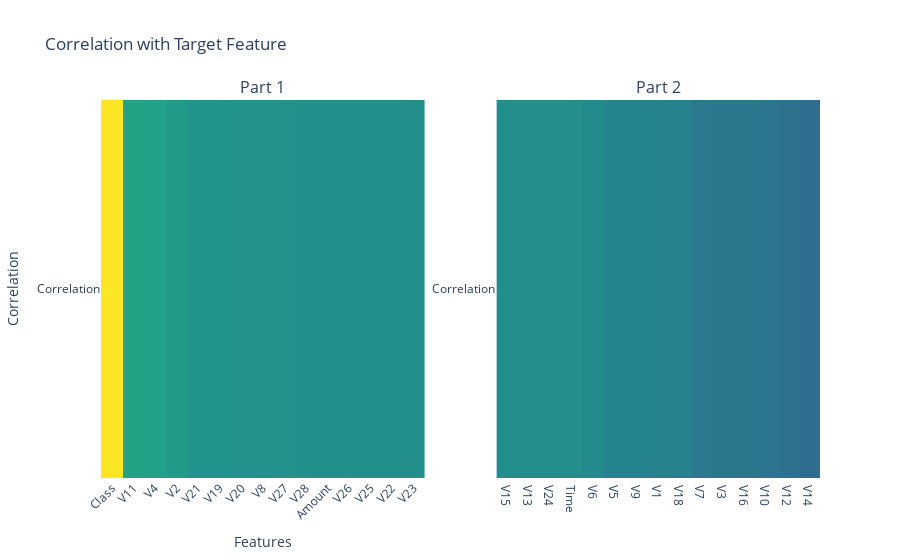

Write notebook code for a chart like this one.
### Code cell
import plotly.graph_objects as go
from plotly.subplots import make_subplots

# Calculate the correlation with the 'Class' column
corr = data.corrwith(data['Class']).sort_values(ascending=False).to_frame()
corr.columns = ['Correlation']

# Split the correlation DataFrame into two parts for visualization
corr_part1 = corr.iloc[:15, :]
corr_part2 = corr.iloc[15:30, :]

# Create subplots
fig = make_subplots(rows=1, cols=2, subplot_titles=("Part 1", "Part 2"),
                    specs=[[{"type": "heatmap"}, {"type": "heatmap"}]])

# Add heatmaps to the subplots
heatmap_part1 = go.Heatmap(
    z=corr_part1.T.values,  # Transpose for correct orientation
    x=corr_part1.index,
    y=corr_part1.columns,
    colorscale='Viridis',  # You can use any colorscale you prefer
    colorbar=dict(title='Correlation'),
    zmin=-1,
    zmax=1,
    showscale=False  # Hide colorbar for individual heatmaps, controlled globally
)

heatmap_part2 = go.Heatmap(
    z=corr_part2.T.values,  # Transpose for correct orientation
    x=corr_part2.index,
    y=corr_part2.columns,
    colorscale='Viridis',  # You can use any colorscale you prefer
    colorbar=dict(title='Correlation'),
    zmin=-1,
    zmax=1,
    showscale=False  # Hide colorbar for individual heatmaps, controlled globally
)

fig.add_trace(heatmap_part1, row=1, col=1)
fig.add_trace(heatmap_part2, row=1, col=2)

# Update layout
fig.update_layout(
    title='Correlation with Target Feature',
    xaxis_title='Features',
    yaxis_title='Correlation',
    xaxis=dict(tickangle=-45),  # Rotate x-axis labels if needed
    showlegend=False
)

# Show the plot
fig.show()

### Figure 1 — Plotly figure (JSON) as saved in the notebook; plotly's stock layout.template omitted (floating-point values rounded to 4 significant figures)
{"data": [{"colorbar": {"title": {"text": "Correlation"}}, "colorscale": [[0, "#440154"], [0.1111, "#482878"], [0.2222, "#3e4989"], [0.3333, "#31688e"], [0.4444, "#26828e"], [0.5556, "#1f9e89"], [0.6667, "#35b779"], [0.7778, "#6ece58"], [0.8889, "#b5de2b"], [1, "#fde725"]], "showscale": false, "type": "heatmap", "x": ["Class", "V11", "V4", "V2", "V21", "V19", "V20", "V8", "V27", "V28", "Amount", "V26", "V25", "V22", "V23"], "xaxis": "x", "y": ["Correlation"], "yaxis": "y", "z": [[1, 0.1549, 0.1334, 0.09129, 0.04041, 0.03478, 0.02009, 0.01988, 0.01758, 0.009536, 0.005632, 0.004455, 0.003308, 0.0008053, -0.002685]], "zmax": 1, "zmin": -1}, {"colorbar": {"title": {"text": "Correlation"}}, "colorscale": [[0, "#440154"], [0.1111, "#482878"], [0.2222, "#3e4989"], [0.3333, "#31688e"], [0.4444, "#26828e"], [0.5556, "#1f9e89"], [0.6667, "#35b779"], [0.7778, "#6ece58"], [0.8889, "#b5de2b"], [1, "#fde725"]], "showscale": false, "type": "heatmap", "x": ["V15", "V13", "V24", "Time", "V6", "V5", "V9", "V1", "V18", "V7", "V3", "V16", "V10", "V12", "V14"], "xaxis": "x2", "y": ["Correlation"], "yaxis": "y2", "z": [[-0.004223, -0.00457, -0.007221, -0.01232, -0.04364, -0.09497, -0.09773, -0.1013, -0.1115, -0.1873, -0.193, -0.1965, -0.2169, -0.2606, -0.3025]], "zmax": 1, "zmin": -1}], "layout": {"annotations": [{"font": {"size": 16}, "showarrow": false, "text": "Part 1", "x": 0.225, "xanchor": "center", "xref": "paper", "y": 1, "yanchor": "bottom", "yref": "paper"}, {"font": {"size": 16}, "showarrow": false, "text": "Part 2", "x": 0.775, "xanchor": "center", "xref": "paper", "y": 1, "yanchor": "bottom", "yref": "paper"}], "showlegend": false, "title": {"text": "Correlation with Target Feature"}, "xaxis": {"anchor": "y", "domain": [0, 0.45], "tickangle": -45, "title": {"text": "Features"}}, "xaxis2": {"anchor": "y2", "domain": [0.55, 1]}, "yaxis": {"anchor": "x", "domain": [0, 1], "title": {"text": "Correlation"}}, "yaxis2": {"anchor": "x2", "domain": [0, 1]}}}
